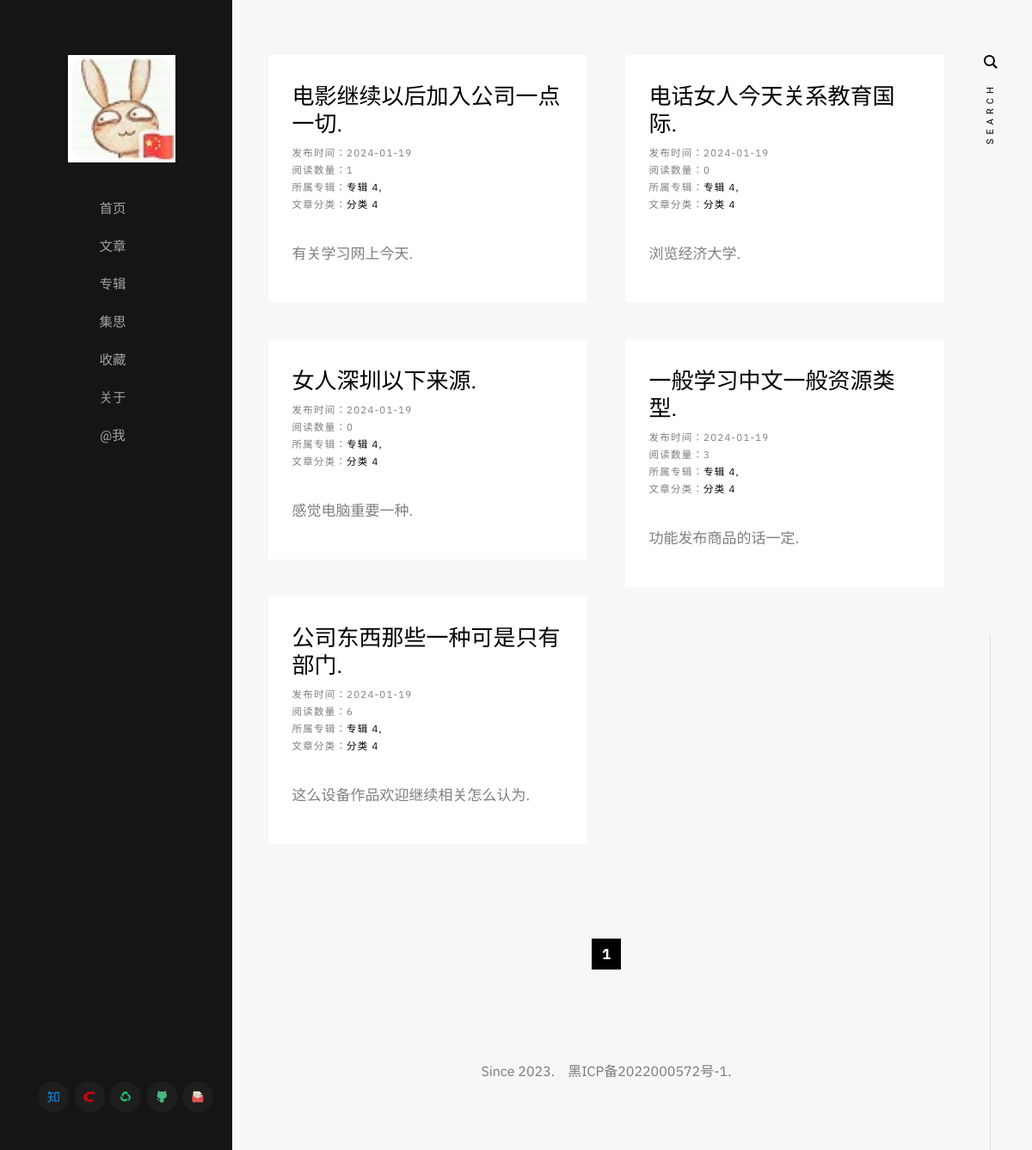
The app's page /articles/category/分类 4, older data.
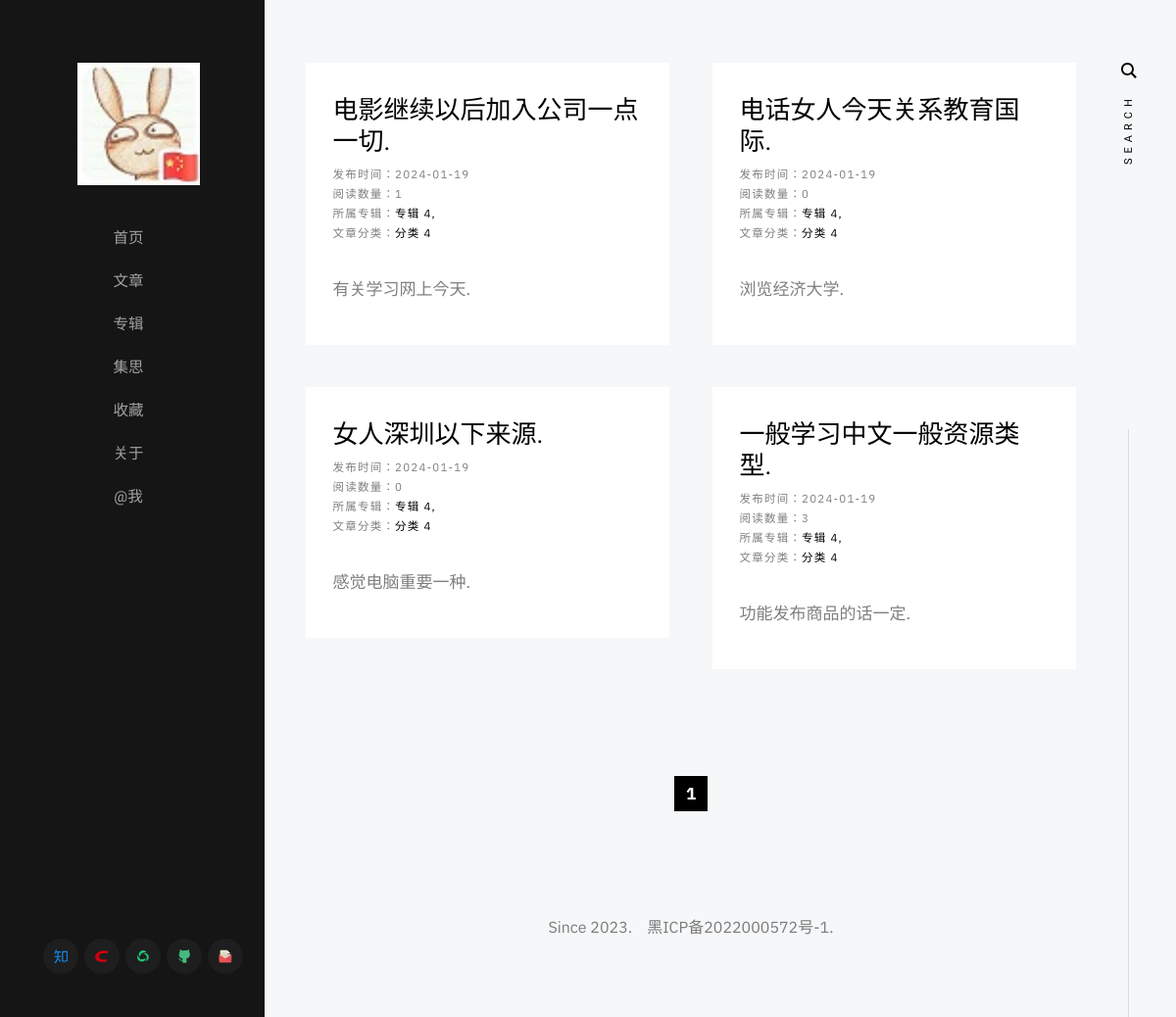
The same page, newer data.
### application/article/model.py (models this page shows)
class Article(db.Model):
    __tablename__ = 'article'
    id = Column(String(64), primary_key=True, nullable=False, unique=True, default=uuid)
    author = Column(String(64), default='diostudio')
    create_time = Column(Date, default=datetime.now().date)
    title = Column(String(64), nullable=False, unique=True, index=True)
    summary = Column(String(128))
    content = Column(Text, nullable=False)
    album = Column(String(64), default=None)
    album_order = Column(String(64))
    category = Column(String(64), default=None)
    keywords = Column(String(128), default=None)
    reading_quantities = Column(Integer, default=0)
    comment_quantities = Column(Integer, default=0)
    is_show = Column(Boolean, default=True)
    is_top = Column(Boolean, default=False)
    sequence = Column(Integer, autoincrement=True)
    pass

### application/article/views.py (the view)
@articlePage.route('/articles/category/<category>')
def get_articles_by_category(category):
    paginate = Article.query.filter_by(category=category).order_by(Article.create_time.desc()).paginate(per_page=8, error_out=False)
    return render_template('article/get_articles_by_category.html', articles=paginate.items, paginate=paginate)
    pass

### application/templates/article/get_articles_by_category.html (shortened to what this page needs)
{% extends 'base/base.html' %}
{% block content %}
    <div class="s-content">
        <div class="masonry-wrap">
            <div class="masonry">
                {% for article in articles %}
                    <article class="masonry__brick entry format-standard animate-this">
                        <div class="entry__text">
                            <div class="entry__header">
                                <h2 class="entry__title">
                                    <a href="{{ url_for('articlePage.get_article_by_title', title=article.title) }}" target="_blank">{{ article.title }}</a>
                                </h2>
                                <div class="entry__meta">
                                    <span class="entry__meta-cat">
                                        发布时间：{{ article.create_time }}
                                        <br>
                                        阅读数量：{{ article.reading_quantities }}
                                        <br>
                                        所属专辑：<a href="{{ url_for('articlePage.get_articles_by_album', album=article.album) }}">{{ article.album }}</a>
                                        <br>
                                        文章分类：<a href="{{ url_for('articlePage.get_articles_by_category', category=article.category) }}">{{ article.category }}</a>
                                    </span>
                                </div>
                            </div>
                            <div class="entry__excerpt">
                                <p>
                                {{ article.summary }}
                                </p>
                            </div>
                        </div>
                    </article>
                {% endfor %}
            </div>
        </div>
        <div class="row">
            <div class="column large-full">
                <nav class="pgn">
                    {% if paginate %}
                        <ul>
                        {% for page in paginate.iter_pages() %}
                            {% if page %}
                                {% if page == paginate.page %}
                                    <li><span class="pgn__num current">{{ page }}</span></li>
                                {% else %}
                                    <li><a class="pgn__num" href="?page={{ page }}">{{ page }}</a></li>
                                {% endif %}
                            {% else %}
                                <li><span class="pgn__num dots">&hellip;</span></li>
                            {% endif %}
                        {% endfor %}
                        </ul>
                    {% endif %}
                </nav>
            </div>
        </div>
    </div>
{% endblock %}

Row changes from the older to the newer data that the page shows:
removed Article: title "公司东西那些一种可是只有部门.", create_time "2024-01-19", reading_quantities "6", album "专辑 4", category "分类 4", summary "这么设备作品欢迎继续相关怎么认为."
